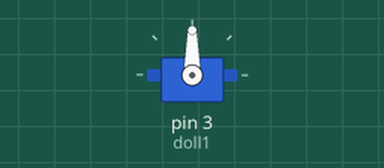
Bench run of a sketch on a simulated Arduino Uno, built with avr-gcc and run on an emulated ATmega328P. On the bench: servo.

Above: at 0.1 s.
At 24.1 s:
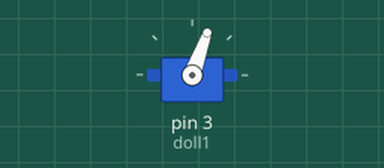
At 39.1 s:
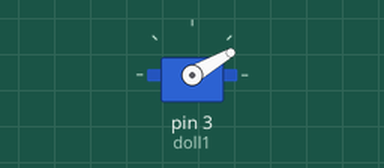
At 108.1 s:
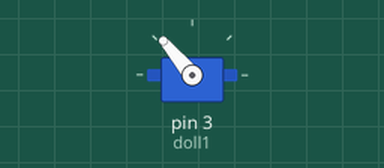
Timing chart, 0 to 119.5 s (numbered marks = the images above):
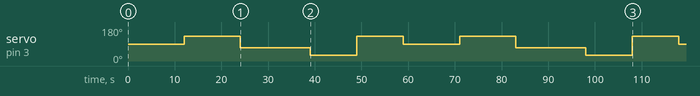

The sketch:

DollHead-SingleHead-Roaming.ino
```cpp
#include <Servo.h>

//Declare servo objects
Servo doll1;

void setup() {
  doll1.attach(3); //Attach angular control for doll 1's neck to pin 1

}

void loop() {
//Main function

//Assume start positions
  doll1.write(90); //Sets the angle of doll 1's neck to 60 degrees

delay(12000);

//Stare Position 1

  doll1.write(130);
  delay(12000);


//Stare Position 2
  doll1.write(70);
  delay(15000);


//Stare Position 3

  doll1.write(30);
  delay(10000);

//Stare Position 4
  doll1.write(130);

  delay(10000); //Wait ten seconds, then reset back to starting positions.

}
```

Measured:
- by itself, servo on pin 3 (doll1): 90° → 130° at 12.0 s, → 70° 12.0 s later, → 30° 15.0 s later, → 130° 10.0 s later, … (10 changes in this stretch)
